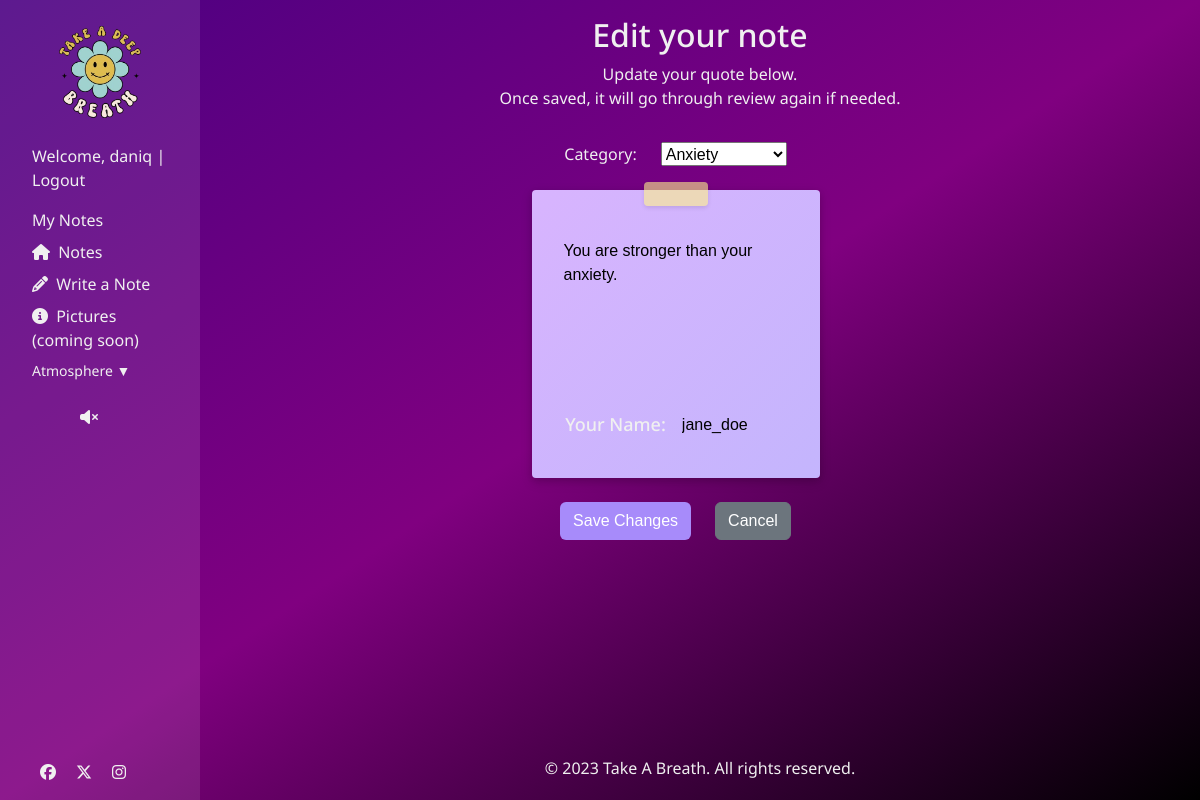
Screenshot of /note/2/edit/ (signed in) with the database file from the repository.
### quote/models.py (models this page shows, shortened)
class Note(models.Model):
    CATEGORY = (
        (0, "Uncategorized"),
        (1, "Stress"),
        (2, "Depression"),
        (3, "Anxiety"),
    )
    STATUS = (
        (0, "Pending"),
        (1, "Approved"),
        (2, "Denied"),
    )
    content = models.CharField(max_length=100)
    name = models.CharField(max_length=100, default='anonymous', blank=True)
    created_on = models.DateTimeField(auto_now_add=True)
    status = models.IntegerField(choices=STATUS, default=0)
    category = models.IntegerField(choices = CATEGORY, default=0, blank=True)
    author = models.ForeignKey(
        User,
        on_delete=models.SET(get_removed_user),
        related_name="notes",
    )
    class Meta:
        ordering = ["created_on"] # Order by creation date in ascending order

### quote/views.py (the view, shortened to what this page needs)
# urls.py: path('note/<int:pk>/edit/', views.NoteUpdateView.as_view(), name='edit_note'),
class NoteUpdateView(LoginRequiredMixin, UpdateView):
    model = Note
    form_class = NoteForm
    template_name = "quote/edit-note.html"
    def get_queryset(self):
        return Note.objects.filter(author=self.request.user)

### quote/forms.py (shortened to what this page needs)
class NoteForm(forms.ModelForm):
    class Meta:
        model = Note
        fields = ['content', 'name', 'category']
        widgets = {
            'content': forms.Textarea(attrs={'rows':3, 'placeholder': 'Write your quote here...'}),
            'name': forms.TextInput(attrs={'placeholder': 'Your name (if you want)'}),
            'category': forms.Select(),
        }

### quote/templates/quote/edit-note.html (shortened to what this page needs)
{% extends "base.html" %}
{% block content %}
<main>
  <section class="edit-section">
    <div id="submit-note">
      <h2 class="text-center">Edit your note</h2>
      <p class="text-center">
        Update your quote below. <br>
        Once saved, it will go through review again if needed.
      </p>
      <div id="writing-notes-container">
        <form method="post" id="editNoteForm" action="{% url 'edit_note' note.pk %}">
          <div class="label-wrap">
            <label for="id_category">Category:</label>
            {{ form.category }}
          </div>
          <div id="sticky-note-writing" class="sticky-note theme-{{ note.category }}">
            {{ form.content }}
            <div class="label-wrap">
              <label for="id_name">Your Name:</label>
              {{ form.name }}
            </div>
          </div>
          <div class="label-wrap">
            <button type="submit" class="btn btn-theme">Save Changes</button>
            <a href="{% url 'my_notes' %}" class="btn btn-secondary">Cancel</a>
          </div>
        </form>
      </div>
    </div>
  </section>
</main>
{% endblock %}

### templates/base.html (shortened to what this page needs)
{% load static %} {% url 'home' as home_url %}
<!DOCTYPE html>
<html lang="en">
  <head>
    <link
      href="https://cdn.jsdelivr.net/npm/bootstrap@5.3.3/dist/css/bootstrap.min.css"
      rel="stylesheet"
    />
    <link rel="stylesheet" href="{% static 'css/style.css' %}" />
  </head>
  <body class="theme-space">
    <div class="sidebar" id="sidebar">
      <img
        id="logo"
        src="{% static 'images/Logoo-removebg-preview.png' %}"
        alt="Logo"
        class="img-fluid"
      />
      <ul class="nav-list">
        <li>
      {% if user.is_authenticated %}
      <p>
        Welcome, <a href="{% url 'my_notes' %}">{{ user.username }}</a> | <a href="{% url 'logout' %}">Logout</a>
      </p>
      <a href="{% url 'my_notes' %}">My Notes</a>
      {% else %}
      <p>
        <a href="{% url 'login' %}">Login</a> |
        <a href="{% url 'signup' %}">Sign Up</a>
      </p>
      {% endif %}
        </li>
        <li>
          <a href="{% url 'home' %}"><i class="fas fa-home"></i> Notes </a>
        </li>
        <li>
          <a href="{% url 'write_a_note' %}"><i class="fas fa-pencil-alt"></i> Write a Note</a>
        <li>
          <a href="#"
            ><i class="fas fa-info-circle"></i> Pictures (coming soon)</a
          >
        </li>
        <li>
          <div class="dropdown-container">
            <div class="dropdown-header">Atmosphere ▼</div>
          </div>
        </li>
        <a id="toggleAudio"><i class="fa-solid fa-volume-xmark"></i></a>
      </ul>
      <div id="social-links-nav">
        <a
          href="https://www.facebook.com/"
          target="_blank"
          aria-label="Visit us on Facebook.(Opens in new tab)"
          rel="noopener"
        >
          <i class="fa-brands fa-facebook"></i>
        </a>
        <a
          href="https://www.twitter.com/"
          target="_blank"
          aria-label="Visit us on Twitter.(Opens in new tab)"
          rel="noopener"
        >
          <i class="fa-brands fa-x-twitter"></i>
        </a>
        <a
          href="https://www.instagram.com/"
          target="_blank"
          aria-label="Visit us on Instagram.(Opens in new tab)"
          rel="noopener"
        >
          <i class="fa-brands fa-instagram"></i>
        </a>
      </div>
    </div>
    <main class="flex-shrink-0 main-bg">
      {% block content %}{% endblock content %}
      <footer class="mt-auto" id="footer">
        <div class="container">
          <p>&copy; 2023 Take A Breath. All rights reserved.</p>
        </div>
      </footer>
    </main>
  </body>
</html>

### static/css/style.css (style rules this page uses)
:root { --primary-font: "Noto Sans", serif; --notes-font: "Allison", sans-serif; --white: white; --primary-color: #f0f0f0; --black: black; }
body { margin: 0; font-family: sans-serif; min-height: 100vh; color: pink; display: flex; background-repeat: no-repeat; }
h2, label, p, a, li, i { font-family: var(--primary-font); color: var(--primary-color); }
h2 { padding-top: 0.5rem; }
main { flex: 1; display: flex; flex-direction: column; align-items: center; justify-content: flex-start; padding: 0.25rem; position: relative; overflow: visible; }
ul { list-style: none; padding: 0; margin: 0; }
a { text-decoration: none; }
i { padding-right: 0.25rem; font-size: 1rem; }
.label-wrap { display: flex; justify-content: center; gap: inherit; }
.sidebar { background: rgba(255, 255, 255, 0.1); padding: 1rem; width: 200px; }
.nav-list { display: flex; flex-direction: column; gap: 0.5rem; padding: 1rem; }
.dropdown-container { margin-bottom: 1rem; }
.dropdown-header { cursor: pointer; user-select: none; }
#footer { bottom: -5rem; }
#toggleAudio, #toggleAudio-off { padding-left: 3rem; }
#social-links-nav { display: flex; gap: 1rem; bottom: 1rem; left: 2.5rem; position: fixed; z-index: 1000; }
.sticky-note { position: absolute; width: 18rem; height: 18rem; padding: 1.5rem; cursor: pointer; border-radius: 4px; box-shadow: 0 4px 12px rgba(0, 0, 0, 0.15), 0 2px 6px rgba(0, 0, 0, 0.1); transform-origin: center; user-select: none; transition: transform 0.2s ease, box-shadow 0.2s ease; display: flex; flex-direction: column; justify-content: center; text-align: center; font-weight: 500; font-size: 1.125rem; line-height: 1.5rem; }
#sticky-note-writing { position: relative; }
#writing-notes-container { padding: 1rem 2rem; }
#sticky-note-writing textarea { width: 100%; padding: 0.5rem; font-size: 1rem; box-sizing: border-box; background: transparent; border: transparent; height: 181px; resize: none; outline: none; }
#sticky-note-writing input { outline: none; font-size: 1rem; box-sizing: border-box; background: transparent; border: transparent; width: 50%; padding-left: 1rem; }
#sticky-note-writing textarea::placeholder, #sticky-note-writing input::placeholder { color: var(--black); font-style: italic; }
#quoteForm, #editNoteForm { display: flex; flex-direction: column; gap: 1.5rem; width: fit-content; }
.sticky-note::before { content: ""; position: absolute; top: -0.5rem; left: 50%; transform: translateX(-50%); width: 4rem; height: 1.5rem; background-color: rgba(254, 240, 138, 0.6); border-radius: 4px; box-shadow: 0 2px 4px rgba(0, 0, 0, 0.1); }
.theme-space { background: linear-gradient(to bottom right, #d8b4fe, #c4b5fd); color: #3730a3; }
body.theme-space { background: linear-gradient(to bottom right, indigo, purple, black); }
.btn-theme-space { background: #a78bfa; color: white; }

### rows the page displays
Note: category "Anxiety", content "You are stronger than your anxiety.", name "jane_doe"

### other values shown
{{ user.username }} "daniq"
